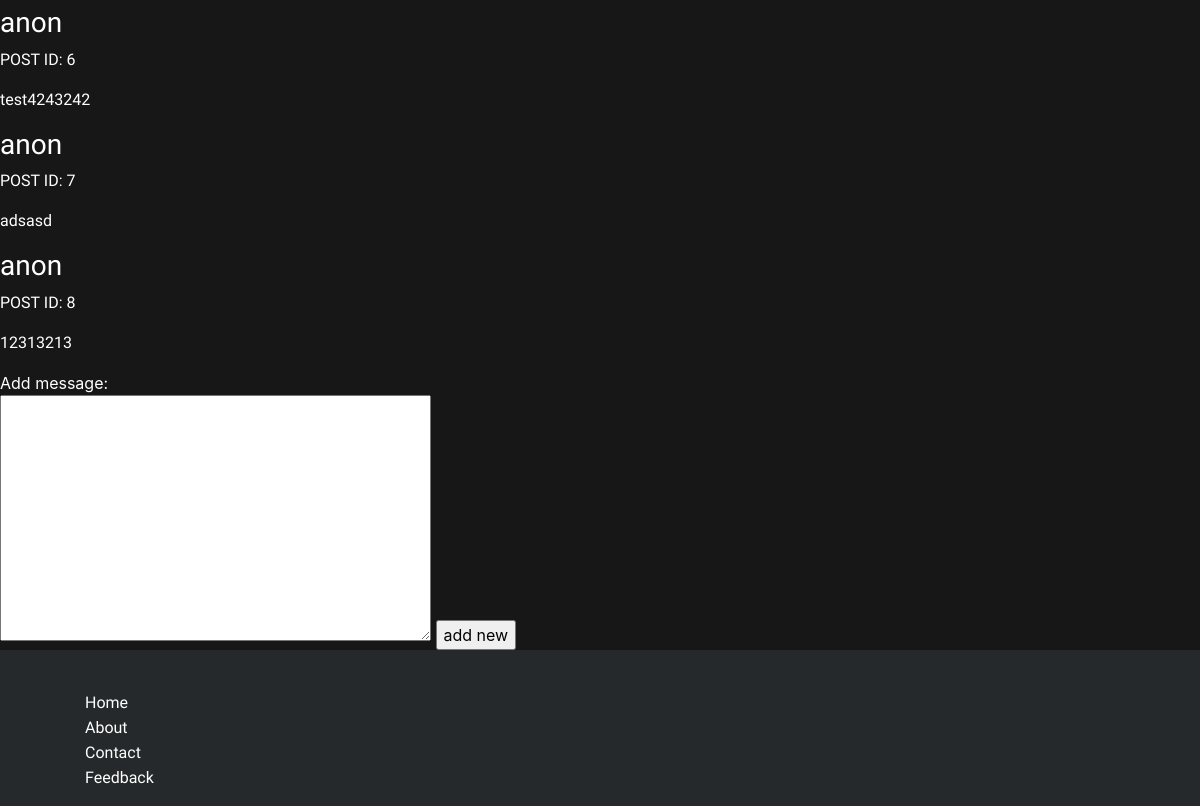
The page /rnd/1 (lower part) on the database as committed earlier.
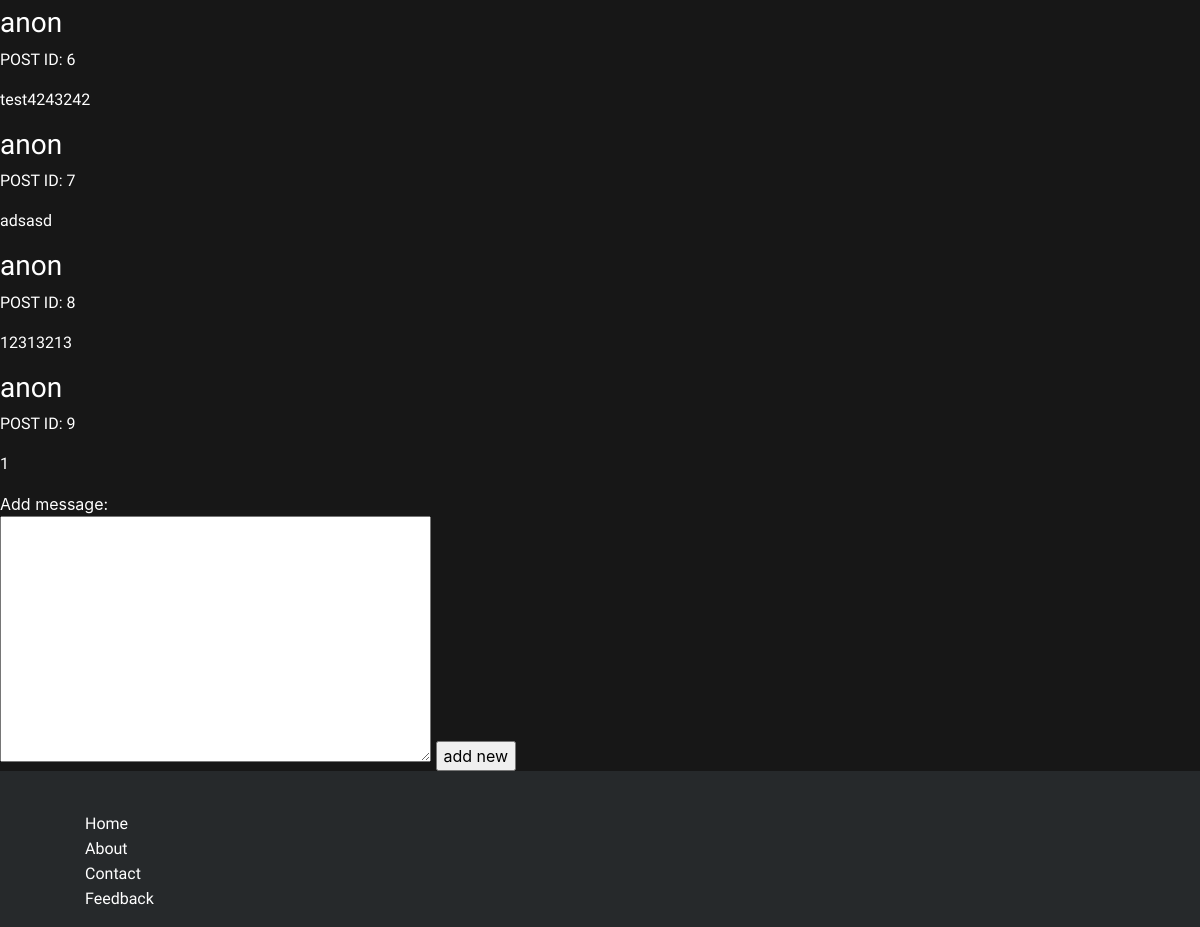
The same page on the database as committed later.
### boards/models.py (models this page shows)
class ThreadMessage(models.Model):
    threadFK      = models.ForeignKey(Thread, on_delete = models.CASCADE)
    textMessage   = models.TextField()
    authorIP      = models.CharField(max_length = 200)
    author        = models.CharField(default="anon", max_length = 50)
    pubDate       = models.DateTimeField(auto_now_add=True)

### boards/views.py (the view)
# urls.py: path('<str:boardCode>/<int:threadId>', views.detailThread, name='detailThread'),
def detailThread(request, boardCode, threadId):
    boardDetail = get_object_or_404(Board, boardCode = boardCode, isActive__gt = 0)
    threadDetail = get_object_or_404(Thread, boardFK = boardDetail.id, id = threadId, isActive__gt = 0)
    if request.method == "POST":
        form = ThreadMessageForm(request.POST)
        if form.is_valid():
            formObj = form.save(commit=False)
            formObj.authorIP = request.META['REMOTE_ADDR']
            formObj.threadFK = threadDetail
            formObj.save()
            form = ThreadMessageForm()
    else:
        form = ThreadMessageForm()
    messageList = ThreadMessage.objects.filter(threadFK = threadDetail.id)
    context = {'threadDetail': threadDetail, 'messageList': messageList, 'form': form}
    return render(request, 'boards/threadDetail.html', context)

### boards/forms.py
class ThreadMessageForm(ModelForm):
    class Meta:
        model = ThreadMessage
        fields = ['textMessage']

### boards/templates/boards/threadDetail.html (shortened to what this page needs)
{% extends "boards/base.html" %}
{% load static %}
{% block content %}
    {% if messageList %}
        {% for msg in messageList %}
            <div>
                <h3>{{msg.author}}</h3>
                <p>POST ID: {{msg.id}}</p>
                <p>{{msg.textMessage}}</p>
            </div>
        {% endfor %}
    {% else %}
        <p>There is no message yet</p>
    {% endif %}
    Add message:
    <form class="" action="#end" method="post" enctype="multipart/form-data">
        {{ form.textMessage }}
        <input type="submit" name="" value="add new">
    </form>
{% endblock content %}

Rows that differ between the two databases and show on the page:
added ThreadMessage: author "anon", id "9", textMessage "1"
